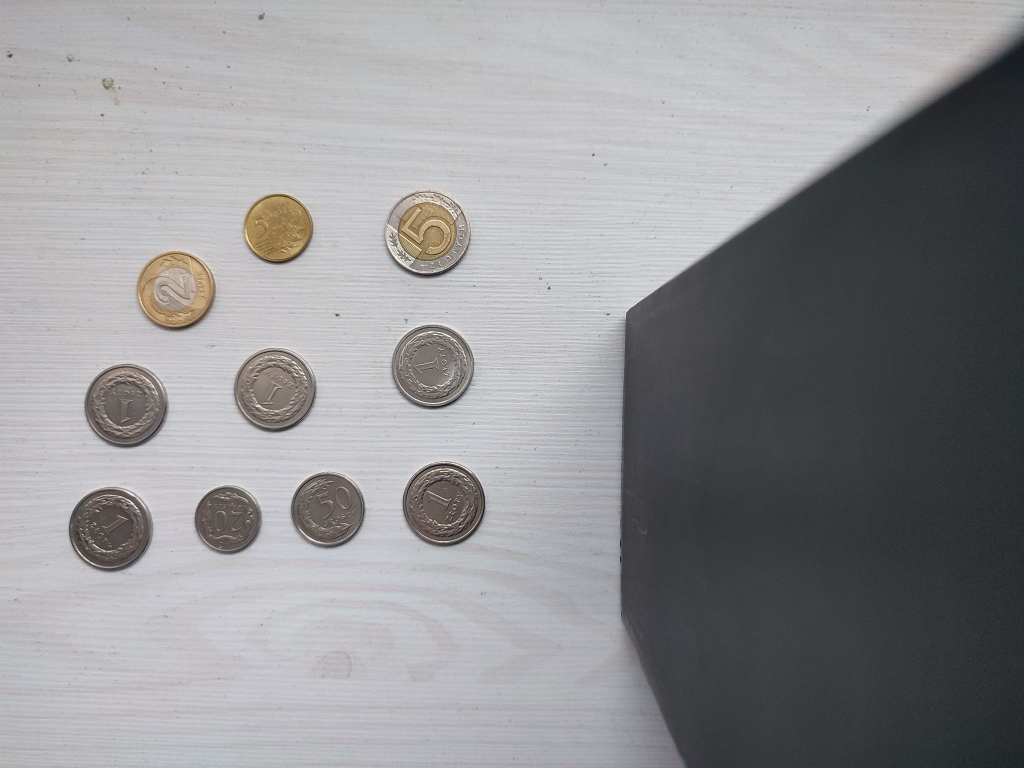
#> input picture mix.jpg, 2048 x 1536 px, found by its file name (shown at 1/2 size)
$ python main.py
#> lines starting #> are read from the running program, lines starting #| are printed output that depends on the picture; after the words box and inside, x2 and y2 are one past the last pixel; in counts of white or black regions, pixels touching at a corner belong together
"---------------------------------------------------------------------------------------------------------------------"
import cv2
import numpy as np
import urllib.request
"---------------------------------------------------------------------------------------------------------------------"
#funckja zwraca obraz mozliwy do przetwarzania przez opencv, ktory zostal pobrany z githuba
#argumentem wejsciowym jest numer linku
def zwrocObrazGithub(i):
    # url zdjec z githuba
#> called with i = 0
    url = ["https://github.com/sarna320/WMA_ostateczne/blob/dziala/mix.jpg?raw=true",
           "https://github.com/sarna320/WMA_ostateczne/blob/dziala/mix2.jpg?raw=true",
           "https://github.com/sarna320/WMA_ostateczne/blob/dziala/srebne.jpg?raw=true"]

    # wgranie zdjecia
    url_response = urllib.request.urlopen(url[i])

    # przekonwertowanie zdjecia do formatu odowiedniego dla opencv
    obraz = cv2.imdecode(np.array(bytearray(url_response.read()), dtype=np.uint8), -1)
#> obraz is the input picture: shape (1536, 2048, 3); mean B, G, R 147.9, 145.5, 145.7

    # zmniejszenie
    obraz = cv2.pyrDown(obraz)
#> obraz: shape (768, 1024, 3)

    return obraz
"---------------------------------------------------------------------------------------------------------------------"
#funckja do drukowania obrazu
#argumentem wejsciowym jest nazwa okna i obraz do pokazania
def drukujObraz(nazwa,obraz):
    # pokazanie obrazu
    cv2.imshow(nazwa, obraz)
    cv2.waitKey()
    cv2.destroyAllWindows()
"---------------------------------------------------------------------------------------------------------------------"
#funckja zwraca obraz z wszystkimi wykrytymi nominalami na zdjeciu, gdzie tlo zamieniane jest na czarny kolor
#argumentem wejsciowym jest obraz z monetami
def wszyskieNominaly(obraz):
    # konwersja na skale szarosci
    gray = cv2.cvtColor(obraz, cv2.COLOR_BGR2GRAY)

    # pozbycie sie szumow
    blur = cv2.GaussianBlur(gray, (17, 17), 0)
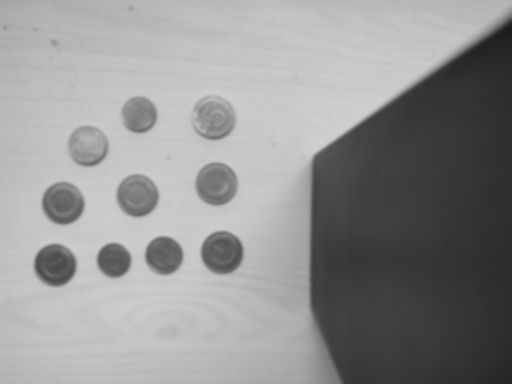
#> blur: shape (768, 1024) (shown at 1/2 size); min 29, max 207, mean 145.8

    # znalezienie wszystkich nominalow param2=odleglosc
    circles = cv2.HoughCircles(blur, cv2.HOUGH_GRADIENT, 1, 50, param1=50, param2=30, minRadius=25, maxRadius=45)
#> circles = [[109.5, 530.5, 41.9], [444.5, 504.5, 42.1], [273.5, 390.5, 42.1], [427.5, 234.5, 44.4], [326.5, 511.5, 38.1], [126.5, 407.5, 40.5], [432.5, 366.5, 41.4], [276.5, 229.5, 35.7], [174.5, 292.5, 39.7], [226.5, 519.5, 33.3]]
    circles = np.uint16(np.around(circles))  # potrzebne bo kod nie dziala
#> circles = [[110, 530, 42], [444, 504, 42], [274, 390, 42], [428, 234, 44], [326, 512, 38], [126, 408, 40], [432, 366, 41], [276, 230, 36], [174, 292, 40], [226, 520, 33]]

    # Tworzenie maski
    mask = np.zeros(obraz.shape[:2], np.uint8)

    # rysowanie kołek na masce
    for i in circles[0, :]:
        mask = cv2.circle(mask, (i[0], i[1]), i[2], 255, -1)
#> this loop made 10 passes
#> pass 1, in wszyskieNominaly, `mask = cv2.circle(mask, (i[0], i[1]), i[2], 255, -1)`:
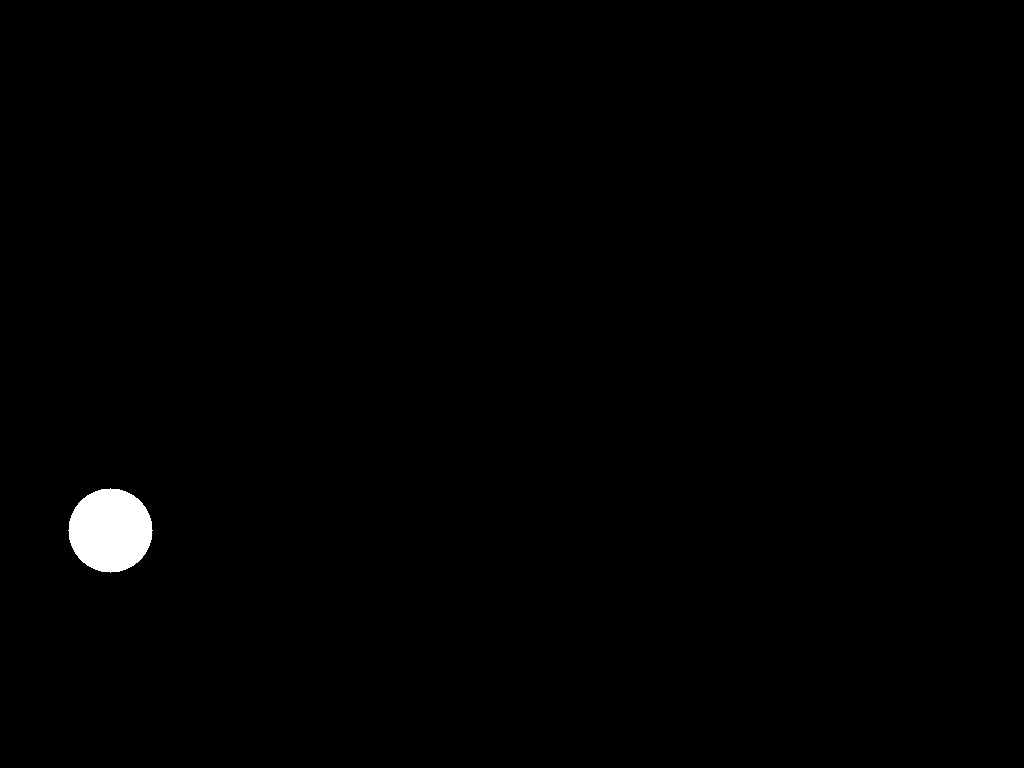
#> mask: shape (768, 1024); 0.7% white; 1 white region, box (x1, y1, x2, y2) and area: (68, 488, 153, 573) 5525
#> after the loop:
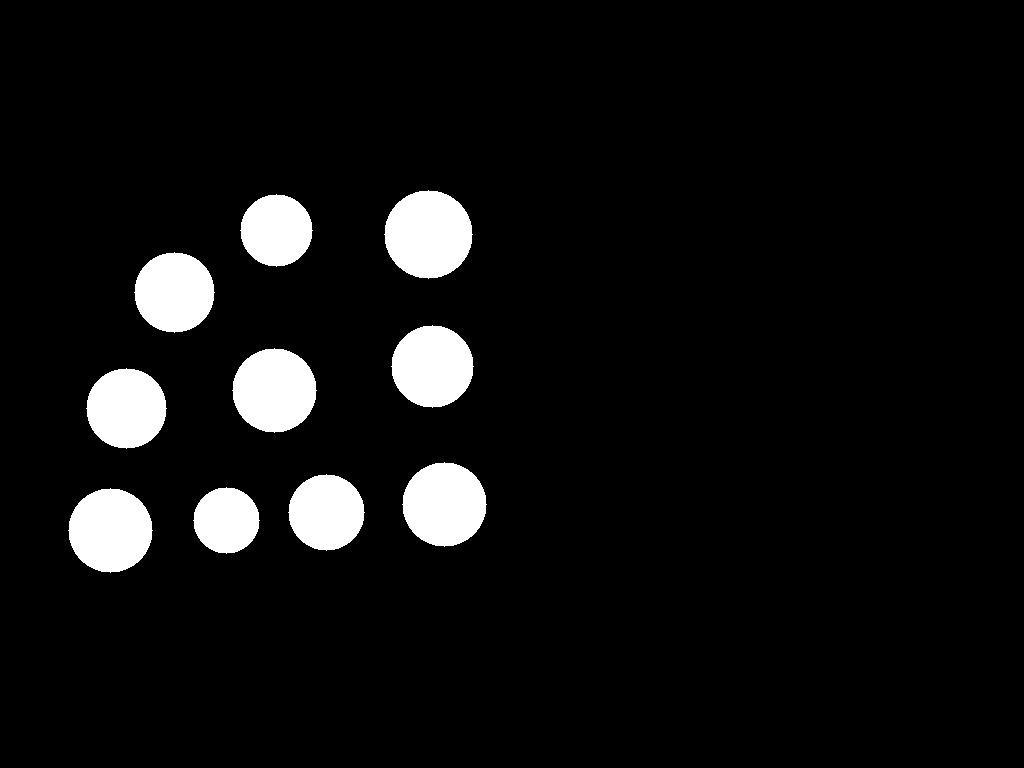
#> mask: shape (768, 1024); 6.3% white; 10 white regions, largest, box (x1, y1, x2, y2) and area: (384, 190, 473, 279) 6077, (232, 348, 317, 433) 5525, (402, 462, 487, 547) 5525

    # przemaskowanie
    obraz[mask!=255]=0
    return obraz
"---------------------------------------------------------------------------------------------------------------------"
#funkcja zwraca 2 obrazy: 1-zlote monety, 2-srebrne monety. Oba na czarnym tle
#argumentem wejsciowym jest obraz z monetami gdzie tlo czarne
def rodziel(obraz):
    # wartosci do maski dla zlotych monet, dobrane eksperymentalnie
    zloty = (0, 70, 0)
    zloty2 = (250, 250, 250)

    # przejscie na HSV
    obraz_HSV = cv2.cvtColor(obraz.copy(), cv2.COLOR_RGB2HSV)
#> obraz_HSV: shape (768, 1024, 3); mean H, S, V 6.9, 2.7, 8.2

    # stworzenie maski dla zlotych monet
    maska_zlota = cv2.inRange(obraz_HSV, zloty, zloty2)
#> maska_zlota: shape (768, 1024); 1.2% white; 7 white regions (4 under 20 px), largest, box (x1, y1, x2, y2) and area: (244, 195, 312, 263) 3612, (137, 252, 214, 328) 3052, (398, 203, 456, 261) 2542

    # obraz z samymi zlotymi monetami
    obraz_zloty = cv2.bitwise_and(wszystkie, wszystkie, mask=maska_zlota)

    # konwersja na skale szarosci
    gray_zloty = cv2.cvtColor(obraz_zloty, cv2.COLOR_BGR2GRAY)

    # znalezienie wszystkich nominalow o kolorze zlotym param2=odleglosc
    circles = cv2.HoughCircles(gray_zloty, cv2.HOUGH_GRADIENT, 1, 50, param1=50, param2=30, minRadius=20, maxRadius=45)
#> circles = [[277.5, 227.5, 33.6], [176.5, 291.5, 37.1], [427.5, 231.5, 28.4]]

    #trzeba sprawdzic czy wogole znalazlo zlote monety.
    """W tym miejscu byl dosyc spory problem, mianowicie dla najnowszej wersji pythona byl blad ze wartosc ufunc w petli
    for nie moga byc typu None, chociaz ten warunek byl sprawdzany, takie rozwiazanie bylo proponowane na stronie
    dokumentacji opencv. Problem ten zostal rozwiazany po przez uzycie starszej wersji pythona, np. na 3.6 dziala.
    Problem ten probowalem rozwiazac innymi metodami, ale zadna z nich nie skutkowala.
    https://docs.opencv.org/3.4/d4/d70/tutorial_hough_circle.html"""
    if circles is not None:
        circles= np.uint16(np.around(circles))  # potrzebne bo kod nie dziala
#> circles = [[278, 228, 34], [176, 292, 37], [428, 232, 28]]
        # jesli tak to nastapi rysowanie kołek czarnych w miejscje znalezionych zlotych monet
        for i in circles[0, :]:
            obraz = cv2.circle(obraz, (i[0], i[1]), 46, 0, -1)
#> this loop made 3 passes

    return obraz_zloty, obraz
"---------------------------------------------------------------------------------------------------------------------"
#funkcja zwraca obraz z wykrytymi nominalami i sume nominalow wszystkich monet
#argumentem wejsciowym jest obraz z oryginalny, obraz z zlotymi monetami i obraz z srebrnymi monetami na czarnym tle
def licz(obraz,obraz_zloty,obraz_srebrny):
    #zliczona wartosc monet na zdjeciu
    suma=0

    # konwersja na skale szarosci
    gray_srebrny = cv2.cvtColor(obraz_srebrny, cv2.COLOR_BGR2GRAY)
    gray_zloty = cv2.cvtColor(obraz_zloty, cv2.COLOR_BGR2GRAY)

    """dodatkowo zastosowalem adaptive thresh poniewaz wystepowal problem z znalezieniem promieni nominalow, ktorych
    zakres wartosic nie nachodzi na siebie """
    thresh_srebrny= cv2.adaptiveThreshold(gray_srebrny, 255, cv2.ADAPTIVE_THRESH_GAUSSIAN_C, cv2.THRESH_BINARY, 101,-10)
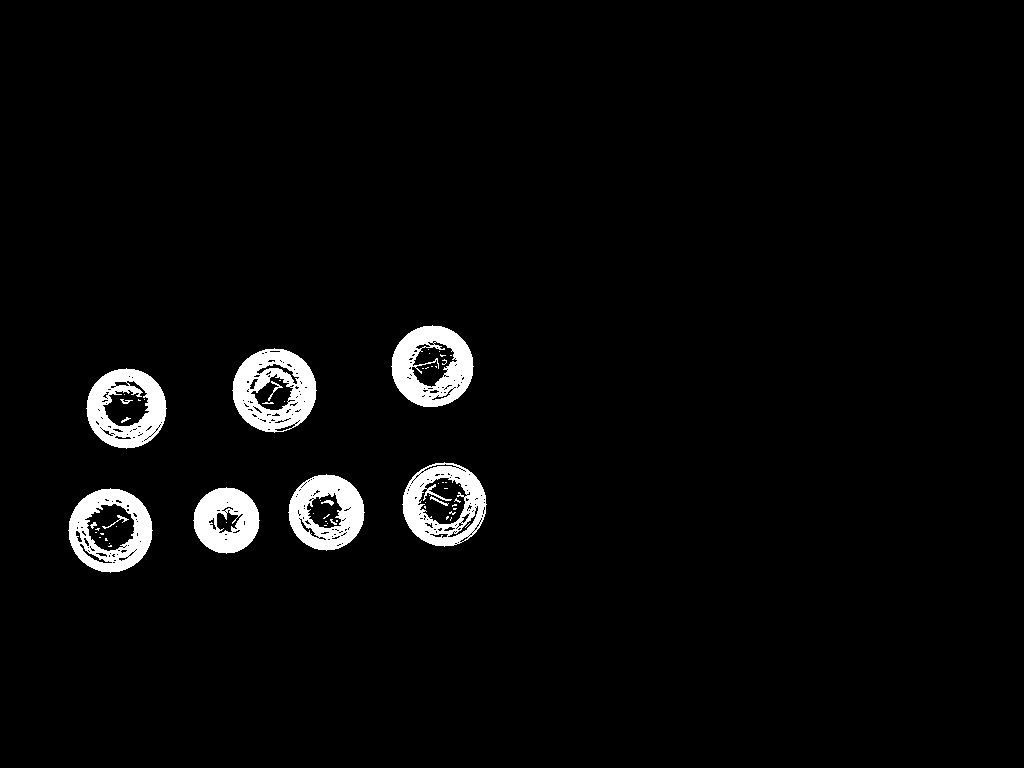
#> thresh_srebrny: shape (768, 1024); 3.3% white; 62 white regions (48 under 20 px), largest, box (x1, y1, x2, y2) and area: (232, 348, 317, 433) 4231, (391, 325, 474, 407) 3964, (86, 368, 167, 449) 3634

    #znalezienie zlotych monet
    circles = cv2.HoughCircles(gray_zloty, cv2.HOUGH_GRADIENT, 1, 50, param1=50, param2=30, minRadius=20, maxRadius=45)
#> circles = [[277.5, 227.5, 33.6], [176.5, 291.5, 37.1], [427.5, 231.5, 28.4]]

    #tutaj rowniez wystupuje ten sam problem opisany juz wczesniej
    #zliczanie sumy zlotych monet i detekcja na obrazie
    if circles is not None:
        circles = np.uint16(np.around(circles))
#> circles = [[278, 228, 34], [176, 292, 37], [428, 232, 28]]
        for i in circles[0, :]:
            if i[2]!=28:
                #rysowanie kolek dla wszystkich
                cv2.circle(obraz, (i[0], i[1]), i[2], (0, 255, 0), 2)

            #dla 1 gr
            if i[2]==27:
                cv2.putText(img=obraz, text="1 gr", org=(i[0], i[1]), fontFace=cv2.FONT_HERSHEY_TRIPLEX,
                            fontScale=0.5,
                            color=(0, 255, 0), thickness=1)
                suma=suma+0.01

            #dla 2 gr
            if i[2]==30:
                cv2.putText(img=obraz, text="2 gr", org=(i[0], i[1]), fontFace=cv2.FONT_HERSHEY_TRIPLEX,
                            fontScale=0.5,
                            color=(0, 255, 0), thickness=1)
                suma=suma+0.02

            #dla 5 gr
            if i[2]==34:
                cv2.putText(img=obraz, text="5 gr", org=(i[0], i[1]), fontFace=cv2.FONT_HERSHEY_TRIPLEX,
                            fontScale=0.5,
                            color=(0, 255, 0), thickness=1)
                suma=suma+0.05

            #dla 2 zl
            if i[2]==37:
                cv2.putText(img=obraz, text="2 zl", org=(i[0], i[1]), fontFace=cv2.FONT_HERSHEY_TRIPLEX,
                            fontScale=0.5,
                            color=(0, 255, 0), thickness=1)
                suma=suma+2.0

            #dla 5 zl
            if i[2]==28:
                cv2.putText(img=obraz, text="5 zl", org=(i[0], i[1]), fontFace=cv2.FONT_HERSHEY_TRIPLEX,
                            fontScale=0.5,
                            color=(0, 255, 0), thickness=1)
                suma=suma+5.0
                #specjalnie inne dla 5 zl
                cv2.circle(obraz, (i[0], i[1]), 44, (0, 255, 0), 2)
#> this loop made 3 passes
#> (i, suma) on passes 1 to 3: ([278, 228, 34], 0.05), ([176, 292, 37], 2.05), ([428, 232, 28], 7.05)
#> after the loop, suma = 7.05

    #znalezienie srebrnych monet
    circles1 = cv2.HoughCircles(thresh_srebrny, cv2.HOUGH_GRADIENT, 1, 100, param1=300, param2=10, minRadius=25, maxRadius=45)
#> circles1 = [[126.5, 407.5, 39.7], [326.5, 512.5, 37.7], [110.5, 530.5, 41.6], [432.5, 366.5, 40.8], [442.5, 503.5, 40.2], [226.5, 520.5, 32.7], [274.5, 391.5, 40.5]]

    #tutaj ten problem nie wystepuje, poniewaz na kazdym zdjeciu sa srebrne monety
    #zliczanie sumy srebrnych monet i detekcja na obrazie
    if circles1 is not None:
        circles1 = np.uint16(np.around(circles1))
#> circles1 = [[126, 408, 40], [326, 512, 38], [110, 530, 42], [432, 366, 41], [442, 504, 40], [226, 520, 33], [274, 392, 40]]
        for i in circles1[0, :]:
            cv2.circle(obraz, (i[0], i[1]), i[2], (0, 255, 0), 2)

            #dla 10 gr
            if i[2]==31 or i[2]==30:
                cv2.putText(img=obraz, text="10 gr", org=(i[0], i[1]), fontFace=cv2.FONT_HERSHEY_TRIPLEX,
                        fontScale=0.5,
                        color=(0, 255, 0), thickness=1)
                suma=suma+0.10

            #dla 20 gr
            if i[2]==35 or i[2]==34 or i[2]==33 or i[2]==32:
                cv2.putText(img=obraz, text="20 gr", org=(i[0], i[1]), fontFace=cv2.FONT_HERSHEY_TRIPLEX,
                        fontScale=0.5,
                        color=(0, 255, 0), thickness=1)
                suma=suma+0.20

            #dla 50 gr
            if i[2]==38 or i[2]==37:
                cv2.putText(img=obraz, text="50 gr", org=(i[0], i[1]), fontFace=cv2.FONT_HERSHEY_TRIPLEX,
                        fontScale=0.5,
                        color=(0, 255, 0), thickness=1)
                suma=suma+0.50

            #dla 1 zl
            if i[2]==40 or i[2]==41 or i[2]==42:
                cv2.putText(img=obraz, text="1 zl", org=(i[0], i[1]), fontFace=cv2.FONT_HERSHEY_TRIPLEX,
                        fontScale=0.5,
                        color=(0, 255, 0), thickness=1)
                suma=suma+1.0
#> this loop made 7 passes
#> (i, suma) on passes 1 to 7: ([126, 408, 40], 8.05), ([326, 512, 38], 8.55), ([110, 530, 42], 9.55), ([432, 366, 41], 10.55), ([442, 504, 40], 11.55), ([226, 520, 33], 11.75), ([274, 392, 40], 12.75)
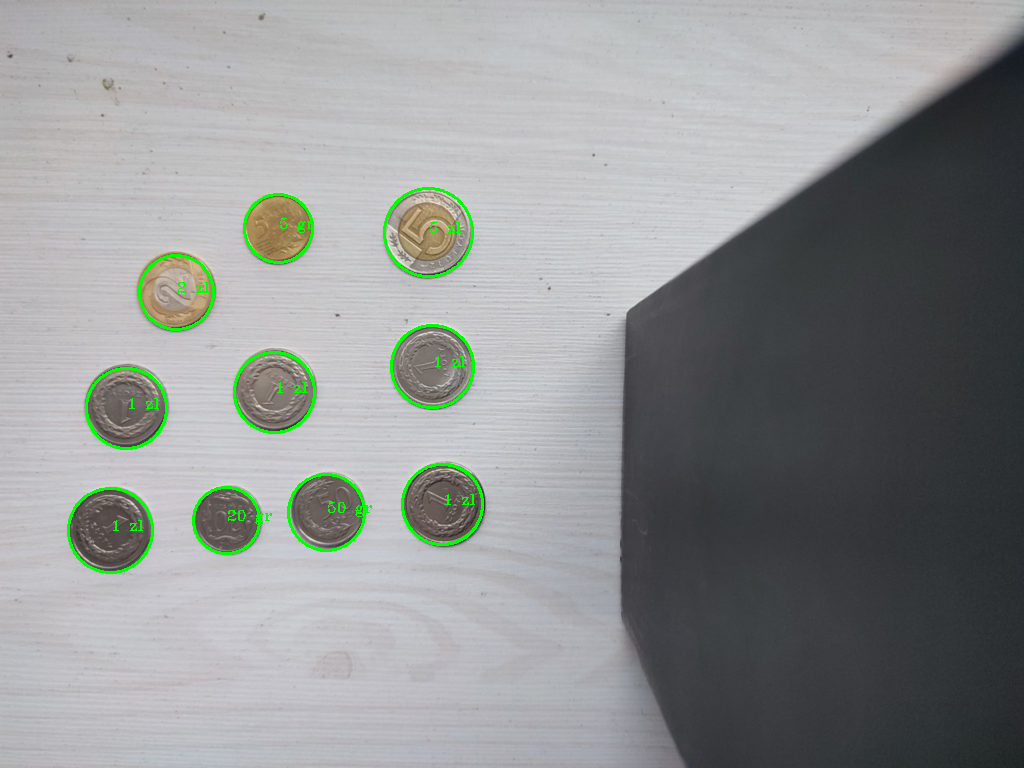
#> obraz: shape (768, 1024, 3); mean of channels 0, 1, 2 146.6, 146.9, 144.2; drawn as B, G, R
#> after the loop, suma = 12.75

    return obraz,suma
"---------------------------------------------------------------------------------------------------------------------"
#glowna petla programu
for i in range(3):
    obraz=zwrocObrazGithub(i)
    drukujObraz("oryginalny",obraz)

    wszystkie=wszyskieNominaly(obraz.copy())
    drukujObraz("wszystkie nomianly",wszystkie)

    obraz_zloty,obraz_srebrny=rodziel(wszystkie.copy())
    drukujObraz("tylko zlote",obraz_zloty)
    drukujObraz("tylko srebrne",obraz_srebrny)

    obraz_wykryty,suma=licz(obraz.copy(),obraz_zloty.copy(),obraz_srebrny.copy())
#> suma = 12.75
    drukujObraz("wykryte nominaly",obraz_wykryty)
    print(suma,"zł")
#| 12.75 zł
"---------------------------------------------------------------------------------------------------------------------"
